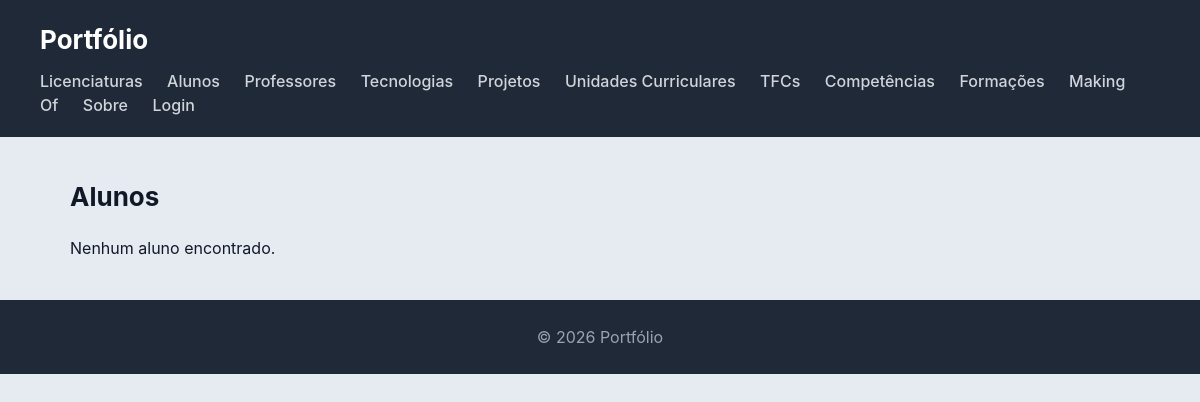
Before: /alunos/ with the older database file.
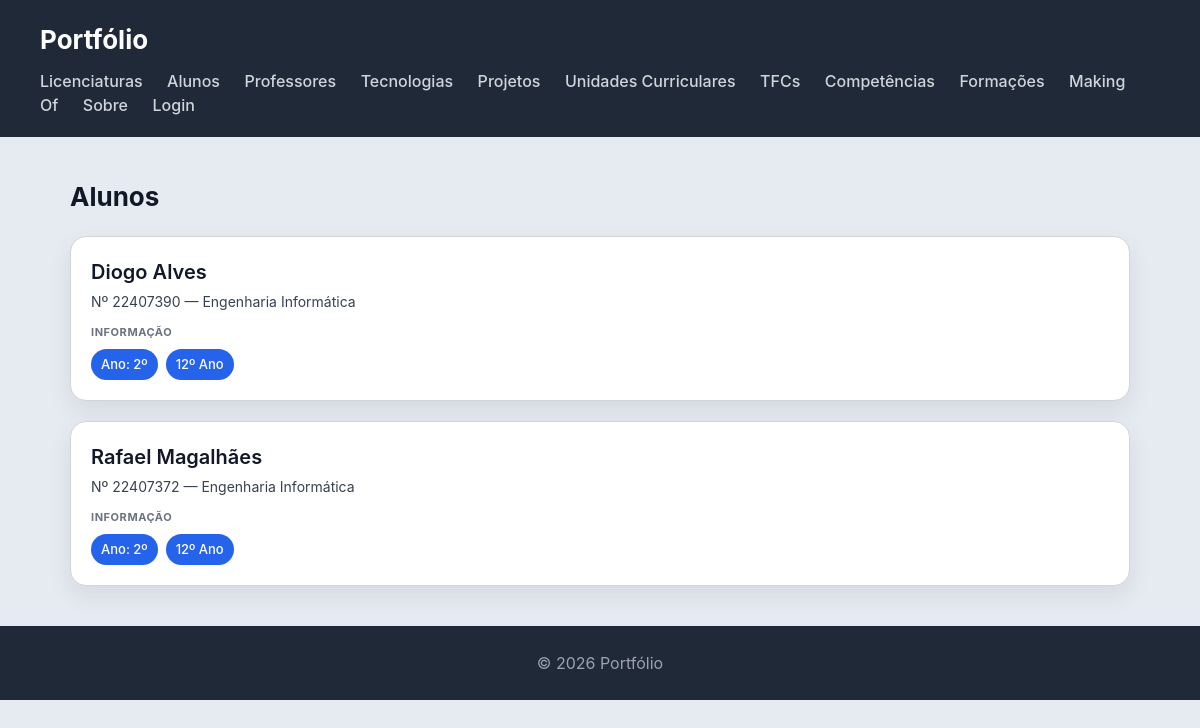
After: the same page with the newer database file.
### portfolio/models.py (models this page shows, shortened)
class Aluno(models.Model):
    nome = models.CharField(max_length=100)
    numero = models.DecimalField(max_digits=8, decimal_places=0)
    ano = models.IntegerField()
    licenciatura = models.ForeignKey(Licenciatura, on_delete=models.CASCADE)
    formacao_texto = models.CharField(max_length=150)

class Licenciatura(models.Model):
    nome = models.CharField(max_length=100)
    duracao = models.IntegerField()
    creditos = models.IntegerField()
    informacao = models.CharField(max_length=250)

### portfolio/views.py (the view)
# urls.py: path('alunos/', views.alunos_view, name='alunos'),
def alunos_view(request):
    alunos = Aluno.objects.select_related('licenciatura').all()
    return render(request, 'portfolio/alunos.html', {'alunos': alunos})

### portfolio/templates/portfolio/alunos.html
{% extends 'portfolio/base.html' %}
{% block content %}
<h2>Alunos</h2>
<section>
    {% for aluno in alunos %}
    <article>
        <header>
            <h3>{{ aluno.nome }}</h3>
            <p>Nº {{ aluno.numero }} &mdash; {{ aluno.licenciatura.nome }}</p>
        </header>
        <section>
            <h4>Informação</h4>
            <ul>
                <li>Ano: {{ aluno.ano }}º</li>
                <li>{{ aluno.formacao_texto }}</li>
            </ul>
        </section>
    </article>
    {% empty %}
    <p>Nenhum aluno encontrado.</p>
    {% endfor %}
</section>
{% endblock %}

Changed rows visible on the page:
added Aluno: nome "Diogo Alves", numero "22407390", licenciatura.nome "Engenharia Informática", ano "2", formacao_texto "12º Ano"
added Aluno: nome "Rafael Magalhães", numero "22407372", licenciatura.nome "Engenharia Informática", ano "2", formacao_texto "12º Ano"
Other visible differences:
text no longer shown: "Nenhum aluno encontrado."
